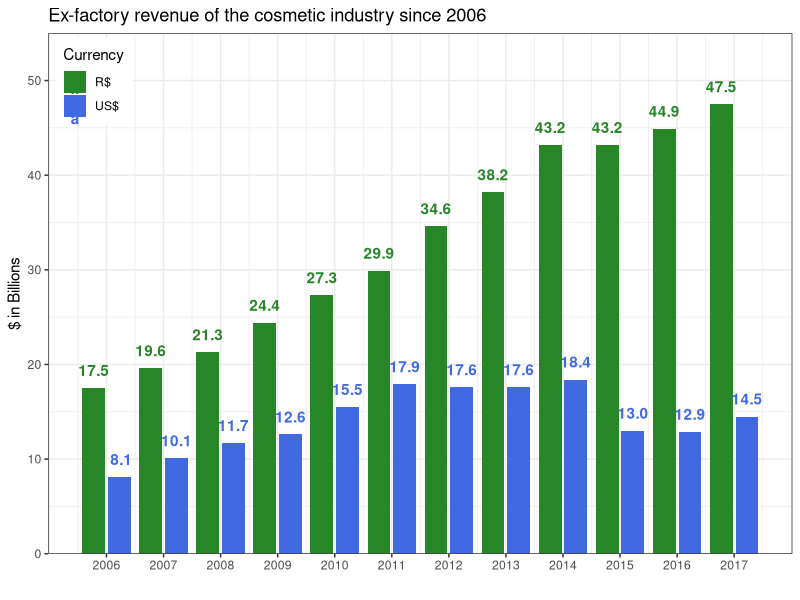

Source code (R):
## ---- chunk 1
#| fig-cap: "Ex-factory revenue of the cosmetic industry since 2006"

library(tidyverse)
library(lubridate)

abihpec_data <- tibble(
    ano = c(2006:2017),
    `R$` = c(17.5, 19.6, 21.3, 24.4, 27.3, 29.9, 34.6, 38.2, 43.2, 43.2, 44.9, 47.5),
    `US$` = c(8.1, 10.1, 11.7, 12.6, 15.5, 17.9, 17.6, 17.6, 18.4, 13, 12.9, 14.5)
) %>%
    pivot_longer(
        cols = c(`R$`, `US$`),
        names_to = "Country",
        values_to = "value"
    )

ggplot(data = abihpec_data) +
    geom_col(
        aes(
            x = ano,
            y = value,
            fill = Country
        ),
        position = position_dodge(width = .9), width = 0.8
    ) +
    geom_text(
        aes(
            x = ano,
            y = value,
            label = format(value, digits = 2),
            color = Country
        ),
        position = position_dodge2(width = .9),
        vjust = -1, hjust = .5, fontface = "bold"
    ) +
    scale_y_continuous(limits = c(0, 55), expand = c(0, 0)) +
    scale_fill_manual(
        values = c("#278627", "royalblue"),
        aesthetics = c("fill", "color")
    ) +
    scale_x_continuous(breaks = c(2006:2017)) +
    labs(
        title = "Ex-factory revenue of the cosmetic industry since 2006",
        x = "", y = "$ in Billions", fill = "Currency", col = "Currency"
    ) +
    theme_bw() +
    theme(
        legend.position = c(0.01, 0.99),
        legend.justification = c(0, 1)
    )
